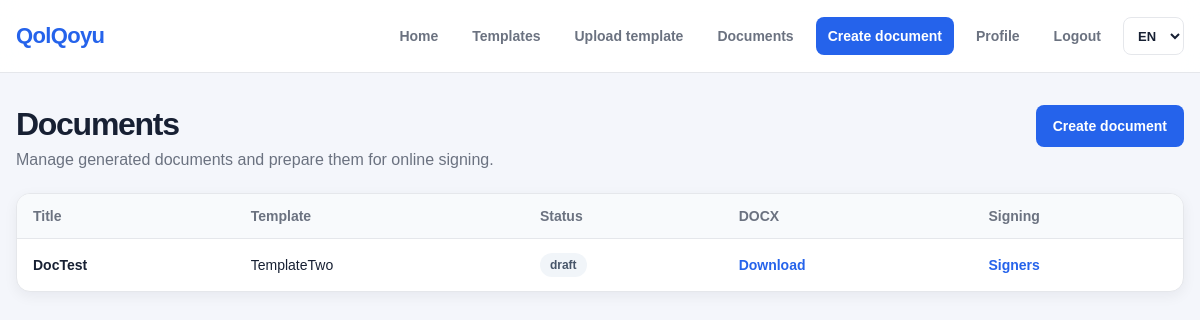
The app's page /documents/documents/ (signed in), older data.
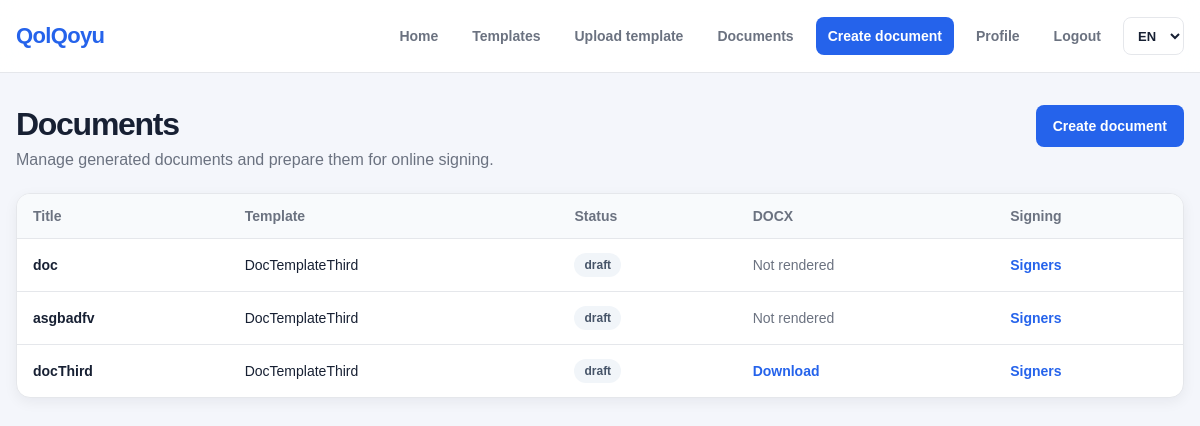
The same page, newer data.
### documents/models.py (models this page shows, shortened)
class Document(models.Model):
    class Status(models.TextChoices):
        DRAFT = "draft", "Draft"
        WAITING_FOR_SIGNERS = "waiting_for_signers", "Waiting for signers"
        PARTIALLY_SIGNED = "partially_signed", "Partially signed"
        SIGNED = "signed", "Signed"
        CANCELED = "canceled", "Canceled"
        EXPIRED = "expired", "Expired"
    organization = models.ForeignKey(
        "organizations.Organization",
        on_delete=models.CASCADE,
        related_name="documents"
    )
    template = models.ForeignKey(
        DocumentTemplate,
        on_delete=models.PROTECT,
        related_name="documents"
    )
    created_by = models.ForeignKey(
        settings.AUTH_USER_MODEL,
        on_delete=models.PROTECT,
        related_name="created_documents"
    )
    title = models.CharField(max_length=255)
    status = models.CharField(
        max_length=30,
        choices=Status.choices,
        default=Status.DRAFT
    )
    rendered_html = models.TextField(blank=True)
    rendered_pdf_file = models.FileField(
        upload_to="documents/pdf/",
        blank=True,
        null=True
    )
    rendered_docx_file = models.FileField(
        upload_to="documents/docx/",
        blank=True,
        null=True
    )
    content_hash = models.CharField(
        max_length=64,
        blank=True,
        db_index=True
    )
    created_at = models.DateTimeField(auto_now_add=True)
    updated_at = models.DateTimeField(auto_now=True)
    signed_at = models.DateTimeField(blank=True, null=True)
    class Meta:
        verbose_name = "Document"
        verbose_name_plural = "Documents"
        ordering = ["-created_at"]

class DocumentTemplate(models.Model):
    class Status(models.TextChoices):
        ACTIVE = "active", "Active"
        ARCHIVED = "archived", "Archived"
    organization = models.ForeignKey(
        "organizations.Organization",
        on_delete=models.CASCADE,
        related_name="document_templates"
    )
    created_by = models.ForeignKey(
        settings.AUTH_USER_MODEL,
        on_delete=models.PROTECT,
        related_name="created_document_templates"
    )
    title = models.CharField(max_length=255)
    body_template = models.TextField(
        blank=True,
        help_text="Use variables like {{ client_name }}, {{ amount }}"
    )
    template_file = models.FileField(
        upload_to="document_templates/docx/",
        blank=True,
        null=True
    )
    variables = models.JSONField(default=list, blank=True)
    field_schema = models.JSONField(
        default=list,
        blank=True,
        help_text="Groups and fields for document form editor"
    )
    status = models.CharField(
        max_length=20,
        choices=Status.choices,
        default=Status.ACTIVE
    )
    created_at = models.DateTimeField(auto_now_add=True)
    updated_at = models.DateTimeField(auto_now=True)
    class Meta:
        verbose_name = "Document template"
        verbose_name_plural = "Document templates"
        ordering = ["-created_at"]

### documents/views.py (the view)
# urls.py: path("documents/", views.document_list, name="document_list"),
@login_required
def document_list(request):
    documents = Document.objects.filter(
        created_by=request.user
    ).select_related("template", "organization").order_by("-created_at")
    return render(request, "documents/document_list.html", {
        "documents": documents
    })

### templates/documents/document_list.html (shortened to what this page needs)
{% extends "base.html" %}
{% load i18n %}
{% block content %}
<div class="page-header page-header--with-action">
    <div>
        <h1 class="page-title">{% trans "Documents" %}</h1>
        <p class="page-subtitle">
            {% trans "Manage generated documents and prepare them for online signing." %}
        </p>
    </div>
    <a href="{% url 'documents:document_create' %}" class="btn btn-primary">
        {% trans "Create document" %}
    </a>
</div>
<div class="table-wrapper">
    <table class="table">
        <thead>
            <tr>
                <th>{% trans "Title" %}</th>
                <th>{% trans "Template" %}</th>
                <th>{% trans "Status" %}</th>
                <th>{% trans "DOCX" %}</th>
                <th>{% trans "Signing" %}</th>
            </tr>
        </thead>
        <tbody>
            {% for document in documents %}
                <tr>
                    <td>
                        <strong>{{ document.title }}</strong>
                    </td>
                    <td>
                        {{ document.template.title }}
                    </td>
                    <td>
                        <span class="badge badge-muted">
                            {{ document.status }}
                        </span>
                    </td>
                    <td>
                        {% if document.rendered_docx_file %}
                            <a href="{{ document.rendered_docx_file.url }}" class="table-link">
                                {% trans "Download" %}
                            </a>
                        {% else %}
                            <span class="text-muted">{% trans "Not rendered" %}</span>
                        {% endif %}
                    </td>
                    <td>
                        <a href="{% url 'signing:document_signers' document.pk %}" class="table-link">
                            {% trans "Signers" %}
                        </a>
                    </td>
                </tr>
            {% endfor %}
        </tbody>
    </table>
</div>
{% endblock %}

### templates/base.html (shortened to what this page needs)
{% load static %}
{% load i18n %}
<!DOCTYPE html>
<html lang="{{ LANGUAGE_CODE }}">
<head>
    <link rel="stylesheet" href="{% static 'css/main.css' %}">
</head>
<body>
<header class="app-header">
    <div class="container app-header__inner">
        <a href="{% url 'home' %}" class="app-logo">
            QolQoyu
        </a>
        <nav class="app-nav">
            <a href="{% url 'home' %}" class="app-nav__link">
                {% trans "Home" %}
            </a>
            {% if user.is_authenticated %}
                <a href="{% url 'documents:template_list' %}" class="app-nav__link">
                    {% trans "Templates" %}
                </a>
                <a href="{% url 'documents:template_upload' %}" class="app-nav__link">
                    {% trans "Upload template" %}
                </a>
                <a href="{% url 'documents:document_list' %}" class="app-nav__link">
                    {% trans "Documents" %}
                </a>
                <a href="{% url 'documents:document_create' %}" class="app-nav__link app-nav__link--primary">
                    {% trans "Create document" %}
                </a>
                <a href="{% url 'accounts:profile' %}" class="app-nav__link">
                    {% trans "Profile" %}
                </a>
                <form method="post" action="{% url 'accounts:logout' %}" class="logout-form">
                    <button type="submit" class="app-nav__link logout-button">
                        {% trans "Logout" %}
                    </button>
                </form>
            {% endif %}
            <form action="{% url 'set_language' %}" method="post" class="language-form">
                <select name="language" class="language-select" onchange="this.form.submit()">
                    {% get_current_language as CURRENT_LANGUAGE %}
                    <option value="en" {% if CURRENT_LANGUAGE == "en" %}selected{% endif %}>
                        EN
                    </option>
                </select>
            </form>
        </nav>
    </div>
</header>
<main class="app-main">
    <div class="container">
        {% block content %}
        {% endblock %}
    </div>
</main>
</body>
</html>

### static/css/main.css (style rules this page uses)
:root { --bg: #f4f6fb; --surface: #ffffff; --surface-soft: #f8fafc; --text: #172033; --muted: #6b7280; --border: #e5e7eb; --primary: #2563eb; --primary-hover: #1d4ed8; --success: #16a34a; --warning: #d97706; --danger: #dc2626; --radius-sm: 8px; --radius-md: 14px; --radius-lg: 20px; --shadow-sm: 0 4px 14px rgba(15, 23, 42, 0.06); --shadow-md: 0 12px 32px rgba(15, 23, 42, 0.10); }
.language-form { margin: 0; }
.language-select { min-height: 38px; padding: 0 10px; border: 1px solid var(--border); border-radius: var(--radius-sm); background: var(--surface); color: var(--text); font-size: 13px; font-weight: 800; cursor: pointer; }
* { box-sizing: border-box; }
body { margin: 0; font-family: Arial, Helvetica, sans-serif; background: var(--bg); color: var(--text); }
a { color: inherit; text-decoration: none; }
.container { width: min(1180px, calc(100% - 32px)); margin: 0 auto; }
.app-header { position: sticky; top: 0; z-index: 50; background: rgba(255, 255, 255, 0.92); border-bottom: 1px solid var(--border); backdrop-filter: blur(12px); }
.app-header__inner { min-height: 72px; display: flex; align-items: center; justify-content: space-between; gap: 24px; }
.app-logo { font-size: 22px; font-weight: 800; color: var(--primary); letter-spacing: -0.03em; }
.app-nav { display: flex; align-items: center; gap: 10px; flex-wrap: wrap; }
.app-nav__link { display: inline-flex; align-items: center; min-height: 38px; padding: 0 12px; border-radius: var(--radius-sm); font-size: 14px; font-weight: 600; color: var(--muted); transition: 0.2s ease; }
.app-nav__link--primary { background: var(--primary); color: #ffffff; }
.app-main { padding: 32px 0 56px; }
.page-header { margin-bottom: 24px; }
.page-title { margin: 0 0 8px; font-size: 32px; line-height: 1.2; letter-spacing: -0.04em; }
.page-subtitle { margin: 0; color: var(--muted); font-size: 16px; }
.btn { display: inline-flex; align-items: center; justify-content: center; min-height: 42px; padding: 0 16px; border-radius: var(--radius-sm); border: 1px solid transparent; font-size: 14px; font-weight: 700; cursor: pointer; transition: 0.2s ease; }
.btn-primary { background: var(--primary); color: #ffffff; }
.table-wrapper { overflow-x: auto; background: var(--surface); border: 1px solid var(--border); border-radius: var(--radius-md); box-shadow: var(--shadow-sm); }
.table { width: 100%; border-collapse: collapse; }
.table th, .table td { padding: 14px 16px; border-bottom: 1px solid var(--border); text-align: left; font-size: 14px; }
.table th { background: var(--surface-soft); color: var(--muted); font-weight: 800; }
.table tr:last-child td { border-bottom: none; }
.badge { display: inline-flex; align-items: center; padding: 5px 10px; border-radius: 999px; font-size: 12px; font-weight: 800; }
.badge-muted { background: #f1f5f9; color: #475569; }
.page-header--with-action { display: flex; align-items: flex-start; justify-content: space-between; gap: 20px; }
.table-link { color: var(--primary); font-weight: 700; }
.text-muted { color: var(--muted); }
.logout-form { margin: 0; }
.logout-button { border: none; background: transparent; font-family: inherit; cursor: pointer; }

Row changes from the older to the newer data that the page shows:
removed Document: title "DocTest", template "TemplateTwo", status "draft"
added Document: title "doc", template "DocTemplateThird", status "draft"
added Document: title "asgbadfv", template "DocTemplateThird", status "draft"
added Document: title "docThird", template "DocTemplateThird", status "draft"
